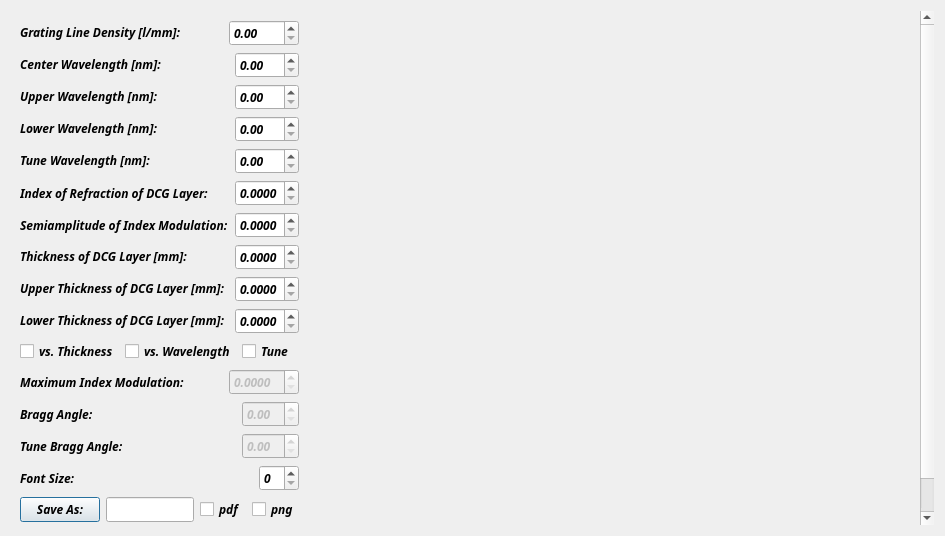
<?xml version="1.0" encoding="UTF-8"?>
<ui version="4.0">
 <class>VPHG</class>
 <widget class="QDialog" name="VPHG">
  <property name="geometry">
   <rect>
    <x>0</x>
    <y>0</y>
    <width>945</width>
    <height>536</height>
   </rect>
  </property>
  <property name="font">
   <font>
    <family>Ubuntu Mono</family>
    <weight>75</weight>
    <italic>true</italic>
    <bold>true</bold>
   </font>
  </property>
  <property name="windowTitle">
   <string>Dialog</string>
  </property>
  <layout class="QGridLayout" name="gridLayout">
   <item row="0" column="0">
    <widget class="QScrollArea" name="scrollArea">
     <property name="frameShape">
      <enum>QFrame::NoFrame</enum>
     </property>
     <property name="widgetResizable">
      <bool>true</bool>
     </property>
     <widget class="QWidget" name="scrollAreaWidgetContents">
      <property name="geometry">
       <rect>
        <x>0</x>
        <y>-122</y>
        <width>977</width>
        <height>627</height>
       </rect>
      </property>
      <layout class="QHBoxLayout" name="horizontalLayout_15">
       <item>
        <layout class="QVBoxLayout" name="verticalLayout">
         <item>
          <layout class="QHBoxLayout" name="horizontalLayout">
           <item>
            <widget class="QLabel" name="label">
             <property name="text">
              <string>&lt;html&gt;&lt;head/&gt;&lt;body&gt;&lt;p&gt;Grating Line Density [l/mm]:&lt;/p&gt;&lt;/body&gt;&lt;/html&gt;</string>
             </property>
            </widget>
           </item>
           <item>
            <widget class="QDoubleSpinBox" name="doubleSpinBox">
             <property name="sizePolicy">
              <sizepolicy hsizetype="Maximum" vsizetype="Fixed">
               <horstretch>0</horstretch>
               <verstretch>0</verstretch>
              </sizepolicy>
             </property>
             <property name="maximum">
              <double>9999.989999999999782</double>
             </property>
            </widget>
           </item>
          </layout>
         </item>
         <item>
          <layout class="QHBoxLayout" name="horizontalLayout_2">
           <item>
            <widget class="QLabel" name="label_2">
             <property name="text">
              <string>&lt;html&gt;&lt;head/&gt;&lt;body&gt;&lt;p&gt;Center Wavelength [nm]:&lt;/p&gt;&lt;/body&gt;&lt;/html&gt;</string>
             </property>
            </widget>
           </item>
           <item>
            <widget class="QDoubleSpinBox" name="doubleSpinBox_2">
             <property name="sizePolicy">
              <sizepolicy hsizetype="Maximum" vsizetype="Fixed">
               <horstretch>0</horstretch>
               <verstretch>0</verstretch>
              </sizepolicy>
             </property>
             <property name="maximum">
              <double>999.990000000000009</double>
             </property>
            </widget>
           </item>
          </layout>
         </item>
         <item>
          <layout class="QHBoxLayout" name="horizontalLayout_3">
           <item>
            <widget class="QLabel" name="label_7">
             <property name="text">
              <string>&lt;html&gt;&lt;head/&gt;&lt;body&gt;&lt;p&gt;Upper Wavelength [nm]:&lt;/p&gt;&lt;/body&gt;&lt;/html&gt;</string>
             </property>
            </widget>
           </item>
           <item>
            <widget class="QDoubleSpinBox" name="doubleSpinBox_3">
             <property name="sizePolicy">
              <sizepolicy hsizetype="Maximum" vsizetype="Fixed">
               <horstretch>0</horstretch>
               <verstretch>0</verstretch>
              </sizepolicy>
             </property>
             <property name="maximum">
              <double>999.990000000000009</double>
             </property>
            </widget>
           </item>
          </layout>
         </item>
         <item>
          <layout class="QHBoxLayout" name="horizontalLayout_4">
           <item>
            <widget class="QLabel" name="label_8">
             <property name="text">
              <string>&lt;html&gt;&lt;head/&gt;&lt;body&gt;&lt;p&gt;Lower Wavelength [nm]:&lt;/p&gt;&lt;/body&gt;&lt;/html&gt;</string>
             </property>
            </widget>
           </item>
           <item>
            <widget class="QDoubleSpinBox" name="doubleSpinBox_4">
             <property name="sizePolicy">
              <sizepolicy hsizetype="Maximum" vsizetype="Fixed">
               <horstretch>0</horstretch>
               <verstretch>0</verstretch>
              </sizepolicy>
             </property>
             <property name="maximum">
              <double>999.990000000000009</double>
             </property>
            </widget>
           </item>
          </layout>
         </item>
         <item>
          <layout class="QHBoxLayout" name="horizontalLayout_5">
           <item>
            <widget class="QLabel" name="label_10">
             <property name="text">
              <string>&lt;html&gt;&lt;head/&gt;&lt;body&gt;&lt;p&gt;Tune Wavelength [nm]:&lt;/p&gt;&lt;/body&gt;&lt;/html&gt;</string>
             </property>
            </widget>
           </item>
           <item>
            <widget class="QDoubleSpinBox" name="doubleSpinBox_5">
             <property name="sizePolicy">
              <sizepolicy hsizetype="Maximum" vsizetype="Fixed">
               <horstretch>0</horstretch>
               <verstretch>0</verstretch>
              </sizepolicy>
             </property>
             <property name="maximum">
              <double>999.990000000000009</double>
             </property>
            </widget>
           </item>
          </layout>
         </item>
         <item>
          <layout class="QHBoxLayout" name="horizontalLayout_6">
           <item>
            <widget class="QLabel" name="label_3">
             <property name="text">
              <string>Index of Refraction of DCG Layer:</string>
             </property>
            </widget>
           </item>
           <item>
            <widget class="QDoubleSpinBox" name="doubleSpinBox_6">
             <property name="sizePolicy">
              <sizepolicy hsizetype="Maximum" vsizetype="Fixed">
               <horstretch>0</horstretch>
               <verstretch>0</verstretch>
              </sizepolicy>
             </property>
             <property name="decimals">
              <number>4</number>
             </property>
             <property name="maximum">
              <double>4.000000000000000</double>
             </property>
            </widget>
           </item>
          </layout>
         </item>
         <item>
          <layout class="QHBoxLayout" name="horizontalLayout_7">
           <item>
            <widget class="QLabel" name="label_4">
             <property name="text">
              <string>Semiamplitude of Index Modulation:</string>
             </property>
            </widget>
           </item>
           <item>
            <widget class="QDoubleSpinBox" name="doubleSpinBox_7">
             <property name="sizePolicy">
              <sizepolicy hsizetype="Maximum" vsizetype="Fixed">
               <horstretch>0</horstretch>
               <verstretch>0</verstretch>
              </sizepolicy>
             </property>
             <property name="decimals">
              <number>4</number>
             </property>
             <property name="maximum">
              <double>1.000000000000000</double>
             </property>
            </widget>
           </item>
          </layout>
         </item>
         <item>
          <layout class="QHBoxLayout" name="horizontalLayout_8">
           <item>
            <widget class="QLabel" name="label_9">
             <property name="text">
              <string>&lt;html&gt;&lt;head/&gt;&lt;body&gt;&lt;p&gt;Thickness of DCG Layer [mm]:&lt;/p&gt;&lt;/body&gt;&lt;/html&gt;</string>
             </property>
            </widget>
           </item>
           <item>
            <widget class="QDoubleSpinBox" name="doubleSpinBox_8">
             <property name="sizePolicy">
              <sizepolicy hsizetype="Maximum" vsizetype="Fixed">
               <horstretch>0</horstretch>
               <verstretch>0</verstretch>
              </sizepolicy>
             </property>
             <property name="decimals">
              <number>4</number>
             </property>
             <property name="maximum">
              <double>1.000000000000000</double>
             </property>
            </widget>
           </item>
          </layout>
         </item>
         <item>
          <layout class="QHBoxLayout" name="horizontalLayout_9">
           <item>
            <widget class="QLabel" name="label_5">
             <property name="text">
              <string>&lt;html&gt;&lt;head/&gt;&lt;body&gt;&lt;p&gt;Upper Thickness of DCG Layer [mm]:&lt;/p&gt;&lt;/body&gt;&lt;/html&gt;</string>
             </property>
            </widget>
           </item>
           <item>
            <widget class="QDoubleSpinBox" name="doubleSpinBox_9">
             <property name="sizePolicy">
              <sizepolicy hsizetype="Maximum" vsizetype="Fixed">
               <horstretch>0</horstretch>
               <verstretch>0</verstretch>
              </sizepolicy>
             </property>
             <property name="decimals">
              <number>4</number>
             </property>
             <property name="maximum">
              <double>1.000000000000000</double>
             </property>
            </widget>
           </item>
          </layout>
         </item>
         <item>
          <layout class="QHBoxLayout" name="horizontalLayout_10">
           <item>
            <widget class="QLabel" name="label_6">
             <property name="text">
              <string>&lt;html&gt;&lt;head/&gt;&lt;body&gt;&lt;p&gt;Lower Thickness of DCG Layer [mm]:&lt;/p&gt;&lt;/body&gt;&lt;/html&gt;</string>
             </property>
            </widget>
           </item>
           <item>
            <widget class="QDoubleSpinBox" name="doubleSpinBox_10">
             <property name="sizePolicy">
              <sizepolicy hsizetype="Maximum" vsizetype="Fixed">
               <horstretch>0</horstretch>
               <verstretch>0</verstretch>
              </sizepolicy>
             </property>
             <property name="decimals">
              <number>4</number>
             </property>
             <property name="maximum">
              <double>1.000000000000000</double>
             </property>
            </widget>
           </item>
          </layout>
         </item>
         <item>
          <layout class="QHBoxLayout" name="horizontalLayout_11">
           <item>
            <widget class="QCheckBox" name="checkBox">
             <property name="sizePolicy">
              <sizepolicy hsizetype="Preferred" vsizetype="Fixed">
               <horstretch>0</horstretch>
               <verstretch>0</verstretch>
              </sizepolicy>
             </property>
             <property name="text">
              <string>vs. Thickness</string>
             </property>
            </widget>
           </item>
           <item>
            <widget class="QCheckBox" name="checkBox_2">
             <property name="sizePolicy">
              <sizepolicy hsizetype="Preferred" vsizetype="Fixed">
               <horstretch>0</horstretch>
               <verstretch>0</verstretch>
              </sizepolicy>
             </property>
             <property name="text">
              <string>vs. Wavelength</string>
             </property>
            </widget>
           </item>
           <item>
            <widget class="QCheckBox" name="checkBox_3">
             <property name="text">
              <string>Tune</string>
             </property>
            </widget>
           </item>
          </layout>
         </item>
         <item>
          <layout class="QHBoxLayout" name="horizontalLayout_12">
           <item>
            <widget class="QLabel" name="label_12">
             <property name="text">
              <string>Maximum Index Modulation:</string>
             </property>
            </widget>
           </item>
           <item>
            <widget class="QDoubleSpinBox" name="doubleSpinBox_12">
             <property name="enabled">
              <bool>false</bool>
             </property>
             <property name="sizePolicy">
              <sizepolicy hsizetype="Maximum" vsizetype="Fixed">
               <horstretch>0</horstretch>
               <verstretch>0</verstretch>
              </sizepolicy>
             </property>
             <property name="decimals">
              <number>4</number>
             </property>
            </widget>
           </item>
          </layout>
         </item>
         <item>
          <layout class="QHBoxLayout" name="horizontalLayout_13">
           <item>
            <widget class="QLabel" name="label_11">
             <property name="text">
              <string>Bragg Angle:</string>
             </property>
            </widget>
           </item>
           <item>
            <widget class="QDoubleSpinBox" name="doubleSpinBox_11">
             <property name="enabled">
              <bool>false</bool>
             </property>
             <property name="sizePolicy">
              <sizepolicy hsizetype="Maximum" vsizetype="Fixed">
               <horstretch>0</horstretch>
               <verstretch>0</verstretch>
              </sizepolicy>
             </property>
            </widget>
           </item>
          </layout>
         </item>
         <item>
          <layout class="QHBoxLayout" name="horizontalLayout_14">
           <item>
            <widget class="QLabel" name="label_13">
             <property name="text">
              <string>Tune Bragg Angle:</string>
             </property>
            </widget>
           </item>
           <item>
            <widget class="QDoubleSpinBox" name="doubleSpinBox_13">
             <property name="enabled">
              <bool>false</bool>
             </property>
             <property name="sizePolicy">
              <sizepolicy hsizetype="Maximum" vsizetype="Fixed">
               <horstretch>0</horstretch>
               <verstretch>0</verstretch>
              </sizepolicy>
             </property>
            </widget>
           </item>
          </layout>
         </item>
         <item>
          <layout class="QHBoxLayout" name="horizontalLayout_16">
           <item>
            <widget class="QLabel" name="label_14">
             <property name="text">
              <string>Font Size:</string>
             </property>
            </widget>
           </item>
           <item>
            <widget class="QSpinBox" name="spinBox">
             <property name="sizePolicy">
              <sizepolicy hsizetype="Maximum" vsizetype="Fixed">
               <horstretch>0</horstretch>
               <verstretch>0</verstretch>
              </sizepolicy>
             </property>
            </widget>
           </item>
          </layout>
         </item>
         <item>
          <layout class="QHBoxLayout" name="horizontalLayout_17">
           <item>
            <widget class="QPushButton" name="pushButton_2">
             <property name="sizePolicy">
              <sizepolicy hsizetype="Maximum" vsizetype="Fixed">
               <horstretch>0</horstretch>
               <verstretch>0</verstretch>
              </sizepolicy>
             </property>
             <property name="text">
              <string>Save As:</string>
             </property>
            </widget>
           </item>
           <item>
            <widget class="QLineEdit" name="lineEdit">
             <property name="sizePolicy">
              <sizepolicy hsizetype="Maximum" vsizetype="Fixed">
               <horstretch>0</horstretch>
               <verstretch>0</verstretch>
              </sizepolicy>
             </property>
            </widget>
           </item>
           <item>
            <widget class="QCheckBox" name="checkBox_4">
             <property name="text">
              <string>pdf</string>
             </property>
            </widget>
           </item>
           <item>
            <widget class="QCheckBox" name="checkBox_5">
             <property name="text">
              <string>png</string>
             </property>
            </widget>
           </item>
          </layout>
         </item>
         <item>
          <spacer name="verticalSpacer">
           <property name="orientation">
            <enum>Qt::Vertical</enum>
           </property>
           <property name="sizeHint" stdset="0">
            <size>
             <width>20</width>
             <height>40</height>
            </size>
           </property>
          </spacer>
         </item>
         <item>
          <widget class="QPushButton" name="pushButton">
           <property name="sizePolicy">
            <sizepolicy hsizetype="Maximum" vsizetype="Fixed">
             <horstretch>0</horstretch>
             <verstretch>0</verstretch>
            </sizepolicy>
           </property>
           <property name="text">
            <string>Close</string>
           </property>
          </widget>
         </item>
        </layout>
       </item>
       <item>
        <widget class="QCustomPlot" name="customPlot" native="true">
         <property name="sizePolicy">
          <sizepolicy hsizetype="MinimumExpanding" vsizetype="MinimumExpanding">
           <horstretch>0</horstretch>
           <verstretch>0</verstretch>
          </sizepolicy>
         </property>
         <property name="minimumSize">
          <size>
           <width>540</width>
           <height>506</height>
          </size>
         </property>
        </widget>
       </item>
      </layout>
     </widget>
    </widget>
   </item>
  </layout>
 </widget>
 <customwidgets>
  <customwidget>
   <class>QCustomPlot</class>
   <extends>QWidget</extends>
   <header>qcustomplot.h</header>
   <container>1</container>
  </customwidget>
 </customwidgets>
 <resources/>
 <connections>
  <connection>
   <sender>pushButton</sender>
   <signal>clicked()</signal>
   <receiver>VPHG</receiver>
   <slot>close()</slot>
   <hints>
    <hint type="sourcelabel">
     <x>149</x>
     <y>274</y>
    </hint>
    <hint type="destinationlabel">
     <x>187</x>
     <y>276</y>
    </hint>
   </hints>
  </connection>
 </connections>
</ui>
